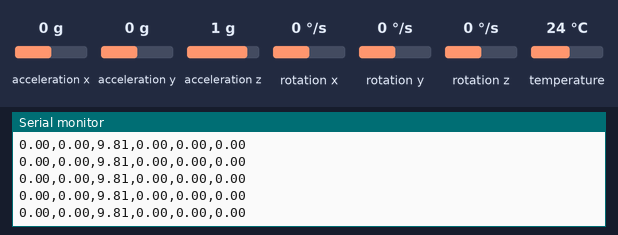
The sketch below on a simulated ESP32. Parts: the last lines printed to the serial monitor. The inputs (shaded band) are chosen by the test bench; at power-on: acceleration x 0 g, acceleration y 0 g, acceleration z 1 g, rotation x 0 °/s, rotation y 0 °/s, rotation z 0 °/s, temperature 24 °C. Nothing arrives over Bluetooth unless stated.

Above: at 1.2 s.
1.3 s: acceleration x set to -1.4 g
At 1.9 s:
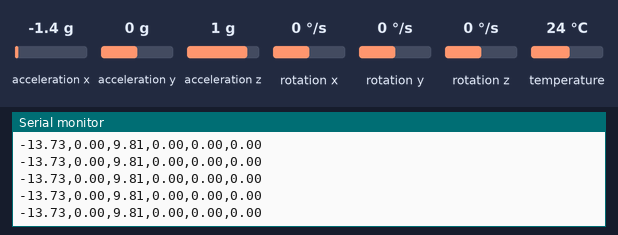
4.3 s: acceleration y set to -1.4 g
At 5.2 s:
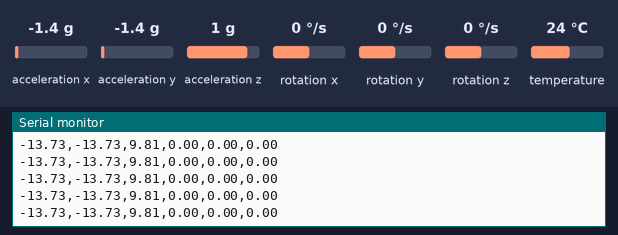
7.3 s: acceleration z set to -1.4 g
At 8.4 s:
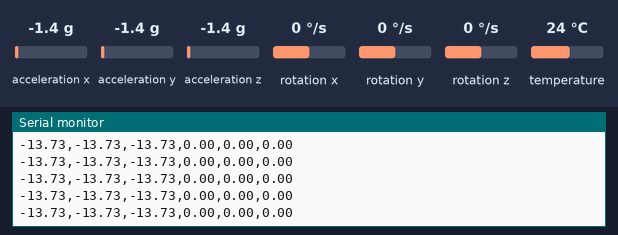
10.3 s: rotation x set to -192 °/s
At 10.8 s:
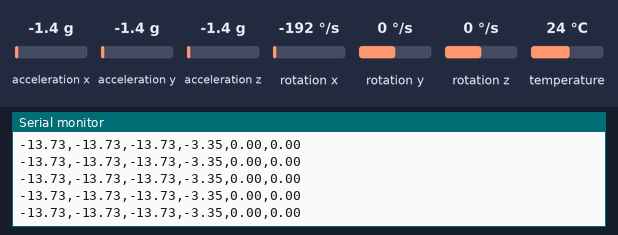
11.8 s: rotation y set to -192 °/s
At 11.89 s:
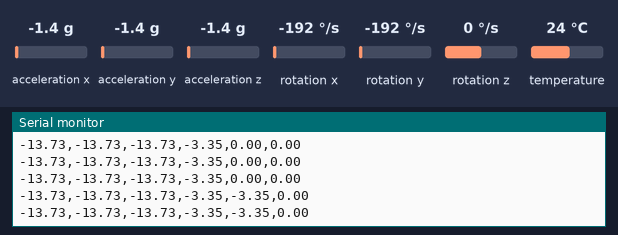

Measured:
- after the input at 1.3 s, the serial monitor: prints a new line at once (image 1)
- after the input at 4.3 s, the serial monitor: prints a new line at once (image 2)
- after the input at 7.3 s, the serial monitor: prints a new line at once (image 3)
- after the input at 10.3 s, the serial monitor: prints a new line at once (image 4)
- after the input at 11.8 s, the serial monitor: prints a new line at once (image 5)

The sketch:

esp32-imu-reader.ino
```cpp
// Basic demo for accelerometer readings from Adafruit MPU6050

#include <Adafruit_MPU6050.h>
#include <Adafruit_Sensor.h>
#include <Wire.h>
#include "BluetoothSerial.h"


Adafruit_MPU6050 mpu;
float energyAccl = 0;
BluetoothSerial SerialBT;


void setup(void) {
  Serial.begin(9600);
  SerialBT.begin("ESP32_pbu2"); //Start the Bluetooth Communication and name your own device with your NetID ESP32_NETID
  Serial.println("Adafruit MPU6050 test!");

  // Try to initialize!
  if (!mpu.begin()) {
    Serial.println("Failed to find MPU6050 chip");
    while (1) {
      delay(10);
    }
  }
  Serial.println("MPU6050 Found!");

  mpu.setAccelerometerRange(MPU6050_RANGE_8_G); // +- 8G /s
  mpu.setGyroRange(MPU6050_RANGE_500_DEG); // +- 500 Degree/s
  mpu.setFilterBandwidth(MPU6050_BAND_21_HZ); // Low Pass Filter
  delay(10);
}

void loop() {

  /* Get new sensor events with the readings */
  sensors_event_t a, g, temp;
  mpu.getEvent(&a, &g, &temp);

  /* Print out the values to USB port */
  Serial.print(a.acceleration.x);
  Serial.print(",");
  Serial.print(a.acceleration.y);
  Serial.print(",");
  Serial.print(a.acceleration.z);
  Serial.print(",");
  Serial.print(g.gyro.x);
  Serial.print(",");
  Serial.print(g.gyro.y);
  Serial.print(",");
  Serial.println(g.gyro.z);

  //  /* Print out the values to Bluetooth port */
  // SerialBT.print(a.acceleration.x);
  // SerialBT.print(",");
  // SerialBT.print(a.acceleration.y);
  // SerialBT.print(",");
  // SerialBT.print(a.acceleration.z);
  // SerialBT.print(",");
  // SerialBT.print(g.gyro.x);
  // SerialBT.print(",");
  // SerialBT.print(g.gyro.y);
  // SerialBT.print(",");
  // SerialBT.println(g.gyro.z);

  delay(10);
}
```
